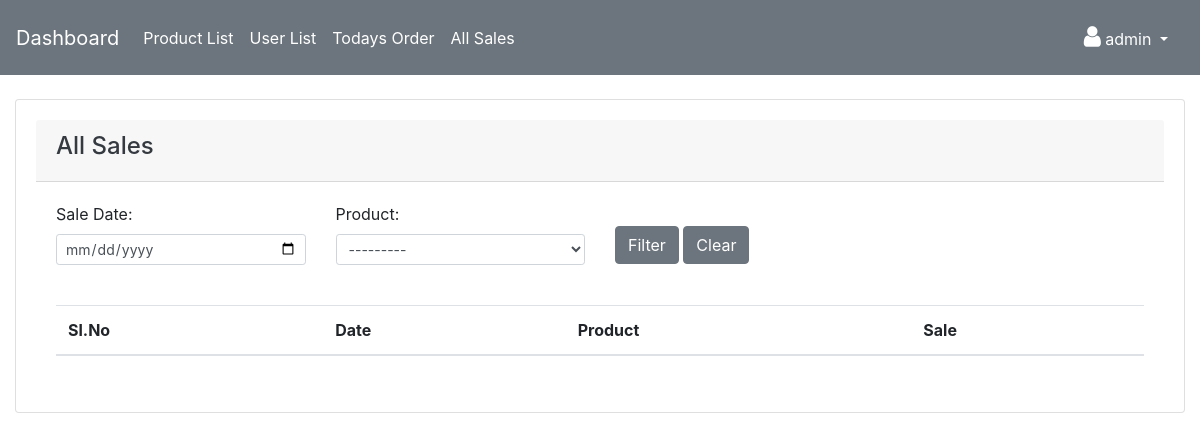
Page /mngr/all-orders (signed in) on the earlier database version.
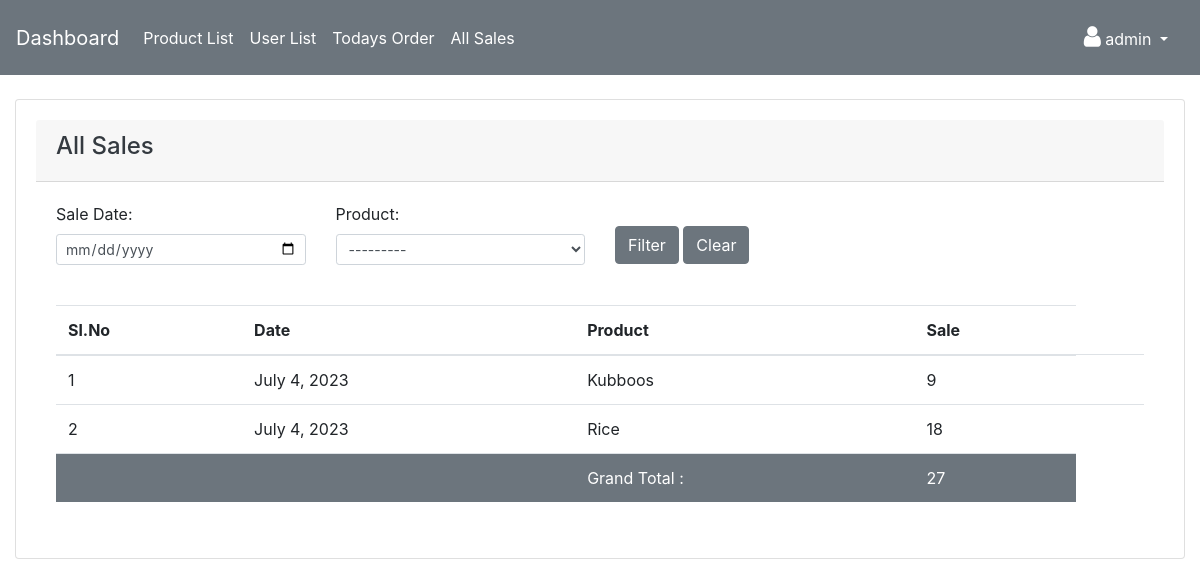
Same page on the later database version.
### mngr/models.py (models this page shows)
class Sale(models.Model):
    sell_date = models.DateField()
    product = models.ForeignKey(Product,on_delete=models.DO_NOTHING)
    sell_count = models.IntegerField()
    created_by = models.ForeignKey(User,on_delete=models.DO_NOTHING)
    created_at = models.DateTimeField(auto_now_add=True)

class Product(models.Model):
    name = models.CharField(max_length=100)
    description = models.CharField(max_length=255)
    stock = models.IntegerField(null=True)
    created_by = models.ForeignKey(User,on_delete=models.CASCADE)
    created_at = models.DateTimeField(auto_now=True)
    def __str__(self):
        return self.name

### mngr/views.py (the view)
# urls.py: path('all-orders',views.allOrders,name='all_orders')
@login_required(login_url='/mngr/')
def allOrders(request):
    allOrders = Sale.objects.order_by('sell_date').all()
    saleFilter = SaleFilter()
    if request.method =='GET' and request.GET.get('filter') =='Clear':
        return redirect('all_orders')
    if request.method =='GET' and request.GET.get('filter') == 'Filter':
        saleFilter = SaleFilter(request.GET,queryset=allOrders)
        allOrders = saleFilter.qs
    grandTotal = allOrders.aggregate(total_sell_count = Sum('sell_count'))
    results = Paginator(allOrders,10)
    page_number = request.GET.get('page')
    page_obj = results.get_page(page_number)
    context = {
        'page_obj':page_obj,
        'grand_total':grandTotal['total_sell_count'],
        'saleFilter':saleFilter
    }
    return render(request,'sales/all_orders.html',context)

### mngr/templates/sales/all_orders.html (shortened to what this page needs)
{% extends 'adm_template.html' %}
{% block content %}
{% load crispy_forms_tags %}
<div class="row">
    <div class="col-md-12">
        <div class="card">
            <div class="card-header">
                <h4 class="text-dark">All Sales</h4>
              </div>
              <div class="card-body">
                <form action="" method="GET">
                  <div class="row">
                    <div class="col-lg-3">
                      <label for="">Sale Date:</label>
                      {{saleFilter.form.sell_date}}
                    </div>
                    <div class="col-lg-3">
                      <label for="">Product:</label>
                      {{saleFilter.form.product}}
                    </div>
                    <div class="col-lg-2 pt-4">
                      <input type="submit" class="btn btn-secondary" value="Filter" name="filter">
                      <input type="submit" class="btn btn-secondary" value="Clear" name="filter">
                    </div>
                  </div>
              </form>
              </div>
            <div class="card-body">
                <table class="table">
                    <thead>
                      <tr>
                        <th scope="col">Sl.No</th>
                        <th scope="col">Date</th>
                        <th scope="col">Product</th>
                        <th scope="col">Sale</th>
                      </tr>
                    </thead>
                    <tbody>
                        {% if page_obj %}
                        {% for item in page_obj %}
                        <tr>
                            <td>{{page_obj.start_index|add:forloop.counter0}}</td>
                            <td>{{ item.sell_date}}</td>
                            <td>{{ item.product}}</td>
                            <td>
                              {% if item.sell_count %}
                                {{ item.sell_count}}
                              {% else %}
                                N/A
                              {% endif %}</td>
                            <td>
                            </td>
                        </tr>
                        {% endfor %}
                         <tr class="bg-secondary text-white">
                            <td></td>
                            <td></td>
                            <td>Grand Total :</td>
                            <td>{{grand_total}}</td>
                        </tr>
                        {% endif %}
                    </tbody>
                  </table>
            </div>
          </div>
    </div>
</div>
{% endblock content %}

Differences in the rows shown:
added Sale: start_index|add "1", sell_date "July 4, 2023", product "Kubboos", sell_count "9"
added Sale: start_index|add "2", sell_date "July 4, 2023", product "Rice", sell_count "18"
Other differences:
{{ grand_total }}: (not shown) → "27"
text now shown: "Grand Total :"
